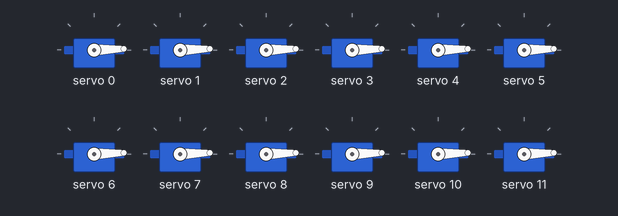
A sketch run on a simulated Arduino Uno, built with avr-gcc and run on an emulated ATmega328P. Parts: 12 × servo.

Above: at 0.05 s.
At 19.95 s:
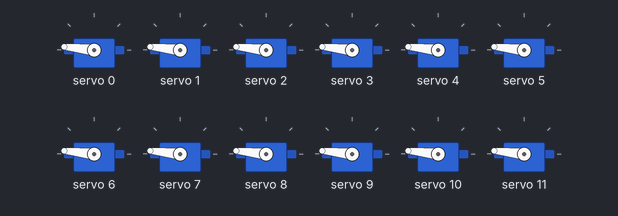
Timing chart, 0 to 26.0 s (numbered marks = the images above):
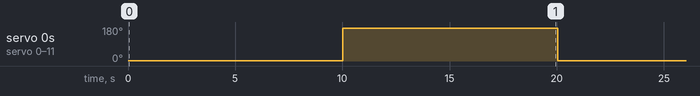

Measured:
- by itself, servo 0–11: alternates 174° for 10.0 s and 2° for 10.0 s

The sketch:

Servo-controller.ino
```cpp
#include <Wire.h>
#include <Adafruit_PWMServoDriver.h>

// Written by Bryan Schmidiger
// Program for controlling the servos

#define SERVOMIN  140 // Min movement servo
#define SERVOMAX  575 // Max movement servo

Adafruit_PWMServoDriver pwm = Adafruit_PWMServoDriver();

void setup() {
  Serial.begin(9600);
  pwm.begin();
  pwm.setPWMFreq(60);
}

void loop() {
  setServoPositions(0); // 0 Grad
  delay(10000); // wait 10 Sek

  setServoPositions(180); // 180 Grad
  delay(10000); // wait 10 Sek
}

void setServoPositions(uint8_t angle) {
  for (uint8_t servoNum = 0; servoNum < 16; servoNum++) {
    pwm.setPWM(servoNum, 0, map(angle, 0, 180, SERVOMIN, SERVOMAX));
  }
}
```
